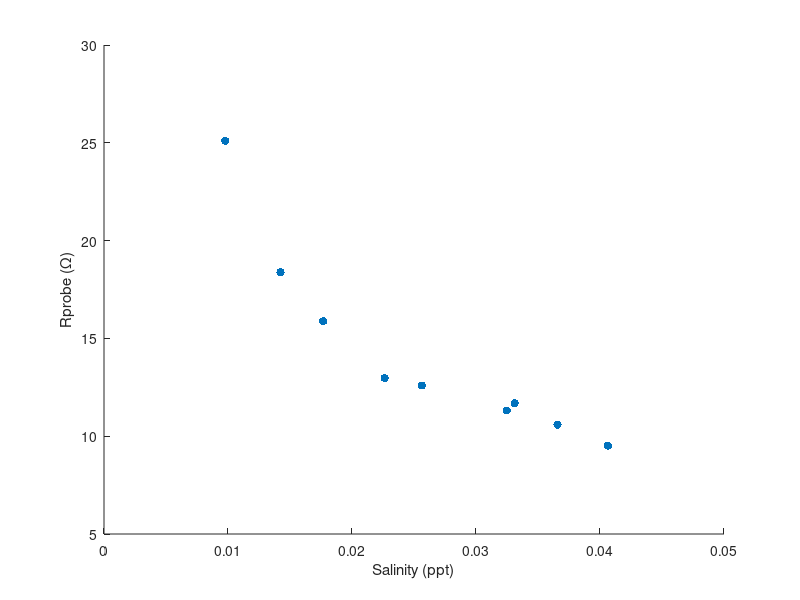

MATLAB code to generate this figure:
% all voltages are peak-to-peak
Vindiv = [1.52
1.5
1.50
1.49
1.49
1.48
1.48
1.48
1.48];
Rin1 = 10070
Rin2 = 14760
Vin = Vindiv/(Rin2/(Rin1+Rin2));

Vout = [1.86
1.98
2.04
2.10
2.11
2.13
2.12
2.15
2.18];
R2 = 67;
Rprobe = (Vin-Vout)*R2./Vout;

waterMasses = [81.1
55.4
55.6
69.1
38.0
56.6
58.4
60.6
89.7];
saltMasses = [0.8
0.8
1.0
1.6
1.0
1.9
2.0
2.3
3.8];
salinity = saltMasses./(saltMasses+waterMasses);

scatter(salinity, Rprobe, "filled")
xlabel('Salinity (ppt)')
ylabel('Rprobe (\Omega)')

